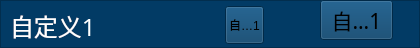
      <widget class="QFrame" name="frame_41">
       <property name="geometry">
        <rect>
         <x>440</x>
         <y>286</y>
         <width>420</width>
         <height>48</height>
        </rect>
       </property>
       <property name="styleSheet">
        <string notr="true">background-color: rgb(2, 59, 101);</string>
       </property>
       <property name="frameShape">
        <enum>QFrame::StyledPanel</enum>
       </property>
       <property name="frameShadow">
        <enum>QFrame::Raised</enum>
       </property>
       <widget class="QLabel" name="label_101">
        <property name="geometry">
         <rect>
          <x>10</x>
          <y>10</y>
          <width>211</width>
          <height>31</height>
         </rect>
        </property>
        <property name="font">
         <font>
          <family>微软雅黑</family>
          <pointsize>18</pointsize>
         </font>
        </property>
        <property name="styleSheet">
         <string notr="true">color: rgb(255, 255, 255);</string>
        </property>
        <property name="text">
         <string>自定义1</string>
        </property>
       </widget>
       <widget class="QToolButton" name="toolButton_seldefine1">
        <property name="geometry">
         <rect>
          <x>225</x>
          <y>6</y>
          <width>39</width>
          <height>38</height>
         </rect>
        </property>
        <property name="text">
         <string>自定义1</string>
        </property>
        <property name="icon">
         <iconset>
          <normaloff>gct_ied_green.png</normaloff>gct_ied_green.png</iconset>
        </property>
        <property name="iconSize">
         <size>
          <width>32</width>
          <height>32</height>
         </size>
        </property>
       </widget>
       <widget class="QToolButton" name="toolButton_seldefine1chain">
        <property name="geometry">
         <rect>
          <x>320</x>
          <y>0</y>
          <width>73</width>
          <height>40</height>
         </rect>
        </property>
        <property name="font">
         <font>
          <family>微软雅黑</family>
          <pointsize>16</pointsize>
         </font>
        </property>
        <property name="text">
         <string>自定义1</string>
        </property>
        <property name="icon">
         <iconset>
          <normaloff>yb_on.png</normaloff>yb_on.png</iconset>
        </property>
        <property name="iconSize">
         <size>
          <width>66</width>
          <height>48</height>
         </size>
        </property>
       </widget>
      </widget>
